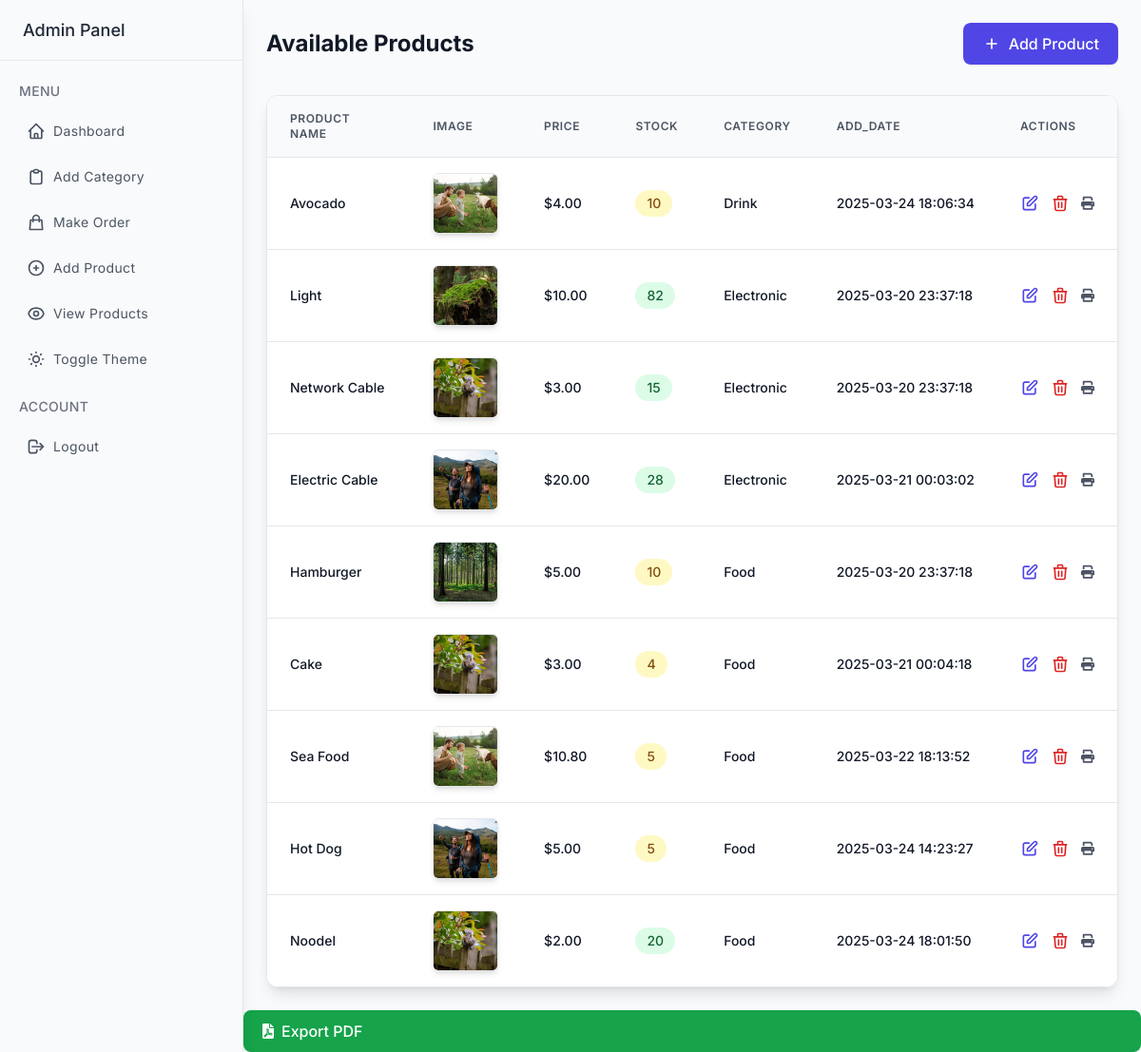
The app's page /src/view_product.php (signed in) with its own data.
### tables this page shows
CREATE TABLE `products` (
  `ProductID` int(11) NOT NULL,
  `ProductName` varchar(255) NOT NULL,
  `CategoryID` int(11) DEFAULT NULL,
  `Price` decimal(10,2) NOT NULL,
  `StockQuantity` int(11) NOT NULL DEFAULT 0,
  `product_image` varchar(255) DEFAULT NULL,
  `add_date` datetime DEFAULT current_timestamp()
);

CREATE TABLE `categories` (
  `CategoryID` int(11) NOT NULL,
  `CategoryName` varchar(100) NOT NULL
);

### src/view_product.php (the view, shortened to what this page needs)
<?php
require_once '../db/connection_db.php';
$sql_products = "SELECT p.ProductID, p.ProductName, p.product_image, p.Price, p.StockQuantity, p.add_date, c.CategoryName FROM Products p INNER JOIN Categories c ON p.CategoryID = c.CategoryID";
$result_products = $conn->query($sql_products);
$products = $result_products->fetch_all(MYSQLI_ASSOC);
?>
<!DOCTYPE html>
<html lang="en" class="h-full">
<head>
    <script src="https://cdn.tailwindcss.com"></script>
    <link rel="stylesheet" href="https://cdnjs.cloudflare.com/ajax/libs/font-awesome/6.0.0/css/all.min.css" />
</head>
<body class="bg-gray-50 dark:bg-gray-900 min-h-screen flex">
<?php include 'sidebar.php' ?>
<div class="flex-1 ml-0 md:ml-64 transition-all duration-300 ease-in-out">
    <div class="p-6 bg-gray-50 dark:bg-gray-900">
        <div class="flex justify-between items-center mb-8">
            <h3 class="text-2xl font-bold text-gray-900 dark:text-white">Available Products</h3>
            <a href="add_product.php" class="bg-indigo-600 hover:bg-indigo-700 text-white font-medium py-2.5 px-5 rounded-lg flex items-center gap-2 transition duration-300 shadow-sm">
                <svg class="w-5 h-5" fill="none" stroke="currentColor" viewBox="0 0 24 24" xmlns="http://www.w3.org/2000/svg">
                    <path stroke-linecap="round" stroke-linejoin="round" stroke-width="2" d="M12 6v6m0 0v6m0-6h6m-6 0H6"></path>
                </svg>
                <span>Add Product</span>
            </a>
        </div>
        <?php if (!empty($products)): ?>
            <div class="overflow-x-auto rounded-xl shadow-lg border border-gray-200 dark:border-gray-700">
                <table class="min-w-full bg-white dark:bg-gray-800">
                    <thead>
                    <tr class="bg-gray-50 dark:bg-gray-700 border-b border-gray-200 dark:border-gray-600">
                        <th class="py-3 px-4 md:py-4 md:px-6 text-left text-xs font-semibold text-gray-600 dark:text-gray-400 uppercase tracking-wider">Product Name</th>
                        <th class="py-3 px-4 md:py-4 md:px-6 text-left text-xs font-semibold text-gray-600 dark:text-gray-400 uppercase tracking-wider">Image</th>
                        <th class="py-3 px-4 md:py-4 md:px-6 text-left text-xs font-semibold text-gray-600 dark:text-gray-400 uppercase tracking-wider">Price</th>
                        <th class="py-3 px-4 md:py-4 md:px-6 text-left text-xs font-semibold text-gray-600 dark:text-gray-400 uppercase tracking-wider">Stock</th>
                        <th class="py-3 px-4 md:py-4 md:px-6 text-left text-xs font-semibold text-gray-600 dark:text-gray-400 uppercase tracking-wider">Category</th>
                        <th class="py-3 px-4 md:py-4 md:px-6 text-left text-xs font-semibold text-gray-600 dark:text-gray-400 uppercase tracking-wider">Add_Date</th>
                        <th class="py-3 px-4 md:py-4 md:px-6 text-left text-xs font-semibold text-gray-600 dark:text-gray-400 uppercase tracking-wider">Actions</th>
                    </tr>
                    </thead>
                    <tbody class="divide-y divide-gray-200 dark:divide-gray-700">
                    <?php foreach ($products as $product): ?>
                        <tr class="hover:bg-gray-50 dark:hover:bg-gray-700 transition duration-150">
                            <td class="py-3 px-4 md:py-4 md:px-6 whitespace-nowrap text-sm font-medium text-gray-900 dark:text-white"><?php echo htmlspecialchars($product['ProductName']); ?></td>
                            <td class="py-3 px-4 md:py-4 md:px-6 whitespace-nowrap text-sm text-gray-600 dark:text-gray-400">
                                <img src="<?php echo htmlspecialchars($product['product_image']); ?>" alt="<?php echo htmlspecialchars($product['ProductName']); ?>" class="h-12 sm:h-16 w-auto max-w-full object-cover rounded-md shadow-md border border-gray-200 dark:border-gray-700 transition-transform duration-200 hover:scale-105">
                            </td>
                            <td class="py-3 px-4 md:py-4 md:px-6 whitespace-nowrap text-sm font-medium text-gray-900 dark:text-white">$<?php echo htmlspecialchars(number_format($product['Price'], 2)); ?></td>
                            <td class="py-3 px-4 md:py-4 md:px-6 whitespace-nowrap">
                                <span class="px-2 py-1 md:px-3 md:py-1 inline-flex text-xs md:text-sm leading-5 font-medium rounded-full <?php echo ($product['StockQuantity'] > 10) ? 'bg-green-100 text-green-800 dark:bg-green-600 dark:text-green-100' : 'bg-yellow-100 text-yellow-800 dark:bg-yellow-600 dark:text-yellow-100'; ?>">
                                    <?php echo htmlspecialchars($product['StockQuantity']); ?>
                                </span>
                            </td>
                            <td class="py-3 px-4 md:py-4 md:px-6 whitespace-nowrap text-sm font-medium text-gray-900 dark:text-white"><?php echo htmlspecialchars($product['CategoryName']); ?></td>
                            <td class="py-3 px-4 md:py-4 md:px-6 whitespace-nowrap text-sm font-medium text-gray-900 dark:text-white"><?php echo htmlspecialchars($product['add_date']); ?></td>
                            <td class="py-3 px-4 md:py-4 md:px-6 whitespace-nowrap text-sm font-medium">
                                <div class="flex space-x-2 md:space-x-3">
                                    <button data-product-id="<?php echo $product['ProductID']; ?>" class="text-indigo-600 hover:text-indigo-900 focus:outline-none focus:underline edit-btn">
                                    </button>
                                    <button class="text-red-600 hover:text-red-900 focus:outline-none focus:underline delete-btn" data-product-id="<?php echo $product['ProductID']; ?>">
                                    </button>
                                    <button class="text-gray-600 hover:text-blue-500 print-btn" data-product-id="<?= $product['ProductID'] ?>" title="Print">
                                        <i class="fa-solid fa-print"></i>
                                    </button>
                                </div>
                            </td>
                        </tr>
                    <?php endforeach; ?>
                    </tbody>
                </table>
            </div>
        <?php else: ?>
    </div>
    <?php endif; ?>
    </div>
    <a href="export_pdf.php" class="bg-green-600 hover:bg-green-700 text-white font-medium py-2.5 px-5 rounded-lg flex items-center gap-2 transition duration-300 shadow-sm">
    <i class="fa-solid fa-file-pdf"></i>
    <span>Export PDF</span>
</a>
</body>
</html>

### src/sidebar.php (shortened to what this page needs)
<div id="sidebar" class="min-h-screen fixed flex flex-col top-0 left-0 w-64 dark:bg-gray-800 h-full border-r shadow-lg z-50 transition-all duration-300 ease-in-out md:translate-x-0">
    <div class="flex items-center justify-between h-16 border-b dark:border-gray-700 px-6">
        <div class="font-medium text-gray-800 dark:text-white text-lg">Admin Panel</div>
    </div>
    <div class="overflow-y-auto overflow-x-hidden flex-grow">
        <ul class="flex flex-col py-4 space-y-1">
            <li class="px-5">
                <div class="flex flex-row items-center h-8">
                    <div class="text-sm font-medium tracking-wide text-gray-500 dark:text-gray-400 uppercase">Menu</div>
                </div>
            </li>
            <li>
                <a href="dashboard.php" class="relative flex flex-row items-center h-11 px-6 focus:outline-none hover:bg-gray-100 dark:hover:bg-gray-700 text-gray-600 dark:text-gray-200 hover:text-gray-800 dark:hover:text-white border-l-4 border-transparent hover:border-indigo-500 transition-colors duration-200">
                    <span class="inline-flex justify-center items-center">
                    </span>
                    <span class="ml-2 text-sm tracking-wide truncate">Dashboard</span>
                </a>
            </li>
            <li>
                <a href="add_category.php" class="relative flex flex-row items-center h-11 px-6 focus:outline-none hover:bg-gray-100 dark:hover:bg-gray-700 text-gray-600 dark:text-gray-200 hover:text-gray-800 dark:hover:text-white border-l-4 border-transparent hover:border-indigo-500 transition-colors duration-200">
                    <span class="inline-flex justify-center items-center">
                    </span>
                    <span class="ml-2 text-sm tracking-wide truncate">Add Category</span>
                </a>
            </li>
            <li>
                <a href="order_product.php" class="relative flex flex-row items-center h-11 px-6 focus:outline-none hover:bg-gray-100 dark:hover:bg-gray-700 text-gray-600 dark:text-gray-200 hover:text-gray-800 dark:hover:text-white border-l-4 border-transparent hover:border-indigo-500 transition-colors duration-200">
                    <span class="inline-flex justify-center items-center">
                        <svg class="w-5 h-5" fill="none" stroke="currentColor" viewBox="0 0 24 24" xmlns="http://www.w3.org/2000/svg"><path stroke-linecap="round" stroke-linejoin="round" stroke-width="2" d="M16 11V7a4 4 0 00-8 0v4M5 9h14l1 12H4L5 9z"></path></svg>
                    </span>
                    <span class="ml-2 text-sm tracking-wide truncate">Make Order</span>
                </a>
            </li>
            <li>
                <a href="add_product.php" class="relative flex flex-row items-center h-11 px-6 focus:outline-none hover:bg-gray-100 dark:hover:bg-gray-700 text-gray-600 dark:text-gray-200 hover:text-gray-800 dark:hover:text-white border-l-4 border-transparent hover:border-indigo-500 transition-colors duration-200">
                    <span class="inline-flex justify-center items-center">
                        <svg class="w-5 h-5" fill="none" stroke="currentColor" viewBox="0 0 24 24" xmlns="http://www.w3.org/2000/svg"><path stroke-linecap="round" stroke-linejoin="round" stroke-width="2" d="M12 9v3m0 0v3m0-3h3m-3 0H9m12 0a9 9 0 11-18 0 9 9 0 0118 0z"></path></svg>
                    </span>
                    <span class="ml-2 text-sm tracking-wide truncate">Add Product</span>
                </a>
            </li>
            <li>
                <a href="view_product.php" class="relative flex flex-row items-center h-11 px-6 focus:outline-none hover:bg-gray-100 dark:hover:bg-gray-700 text-gray-600 dark:text-gray-200 hover:text-gray-800 dark:hover:text-white border-l-4 border-transparent hover:border-indigo-500 transition-colors duration-200">
                    <span class="inline-flex justify-center items-center">
                    </span>
                    <span class="ml-2 text-sm tracking-wide truncate">View Products</span>
                </a>
            </li>
            <li>
                <button id="theme-toggle" class="relative w-full flex flex-row items-center h-11 px-6 focus:outline-none hover:bg-gray-100 dark:hover:bg-gray-700 text-gray-600 dark:text-gray-200 hover:text-gray-800 dark:hover:text-white border-l-4 border-transparent transition-colors duration-200">
        <span class="inline-flex justify-center items-center">
        </span>
                    <span class="ml-2 text-sm tracking-wide truncate">Toggle Theme</span>
                </button>
            </li>
            <li class="px-5 pt-2">
                <div class="flex flex-row items-center h-8">
                    <div class="text-sm font-medium tracking-wide text-gray-500 dark:text-gray-400 uppercase">Account</div>
                </div>
            </li>
            <li>
                <button id="logout-btn" class="relative w-full flex flex-row items-center h-11 px-6 focus:outline-none hover:bg-red-50 dark:hover:bg-red-900/30 text-gray-600 dark:text-gray-200 hover:text-red-700 dark:hover:text-red-400 border-l-4 border-transparent hover:border-red-500 transition-colors duration-200">
                    <span class="inline-flex justify-center items-center">
                        <svg class="w-5 h-5" fill="none" stroke="currentColor" viewBox="0 0 24 24" xmlns="http://www.w3.org/2000/svg"><path stroke-linecap="round" stroke-linejoin="round" stroke-width="2" d="M17 16l4-4m0 0l-4-4m4 4H7m6 4v1a3 3 0 01-3 3H6a3 3 0 01-3-3V7a3 3 0 013-3h4a3 3 0 013 3v1"></path></svg>
                    </span>
                    <span class="ml-2 text-sm tracking-wide truncate">Logout</span>
                </button>
            </li>
        </ul>
    </div>
</div>

### src/view_product.php (style rules this page uses)
body { font-family: 'Inter', sans-serif; }

### records on screen
products: ProductName "Avocado", product_image (picture), Price "4.00", StockQuantity "10", CategoryID.CategoryName "Drink", add_date "2025-03-24 18:06:34"
products: ProductName "Light", product_image (picture), Price "10.00", StockQuantity "82", CategoryID.CategoryName "Electronic", add_date "2025-03-20 23:37:18"
products: ProductName "Network Cable", product_image (picture), Price "3.00", StockQuantity "15", CategoryID.CategoryName "Electronic", add_date "2025-03-20 23:37:18"
products: ProductName "Electric Cable", product_image (picture), Price "20.00", StockQuantity "28", CategoryID.CategoryName "Electronic", add_date "2025-03-21 00:03:02"
products: ProductName "Hamburger", product_image (picture), Price "5.00", StockQuantity "10", CategoryID.CategoryName "Food", add_date "2025-03-20 23:37:18"
products: ProductName "Cake", product_image (picture), Price "3.00", StockQuantity "4", CategoryID.CategoryName "Food", add_date "2025-03-21 00:04:18"
products: ProductName "Sea Food", product_image (picture), Price "10.80", StockQuantity "5", CategoryID.CategoryName "Food", add_date "2025-03-22 18:13:52"
products: ProductName "Hot Dog", product_image (picture), Price "5.00", StockQuantity "5", CategoryID.CategoryName "Food", add_date "2025-03-24 14:23:27"
products: ProductName "Noodel", product_image (picture), Price "2.00", StockQuantity "20", CategoryID.CategoryName "Food", add_date "2025-03-24 18:01:50"
